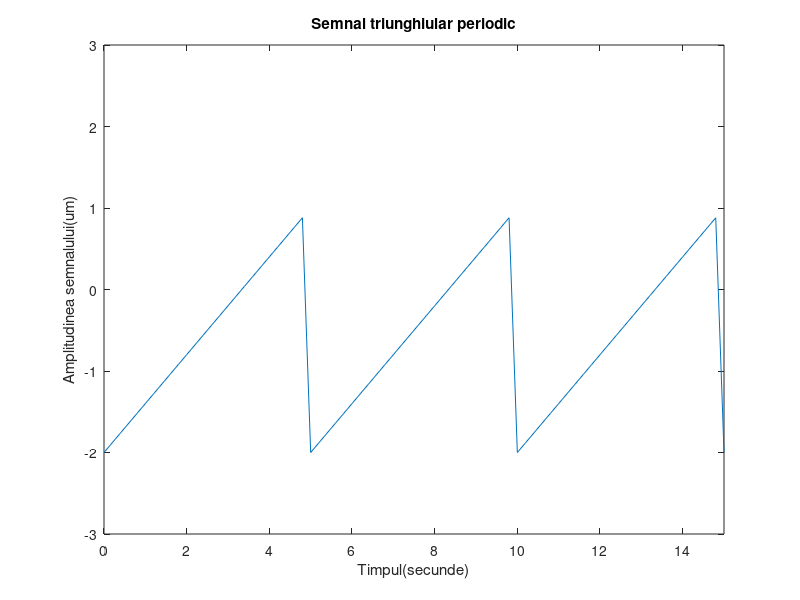

The MATLAB source for this figure:
t=0:.2:15;
%se urmareste reprezentarea a 3 perioade ale semnalului cu perioada de 5s 
%cu rezolutie temporara de 200ms
x=1.5*sawtooth(2*pi*0.2*t)-0.5;
%se noteaza x=sawtooth(2*pi*0.2*t)inclusa in intervalul -1:1
%se considera o transformare liniara de forma y=a*x+b pentru a ajunge la cele
%doua nivele de minim si maxim dorite(determinarea coeficietilor)
%cum perioada este 5 secunde, frecventa este de 0.2 Hz
%prin 2*pi*0.5*t se modifica perioada functiei sawtooth care e initial 2*pi
plot(t,x)
axis([0 15 -3 3])
%se limiteaza axele de coordonate pe orizontala pentru a se afisa cele 3
% perioade
xlabel('Timpul(secunde)')
ylabel('Amplitudinea semnalului(um)')
title('Semnal triunghiular periodic')
%se observa importanta rezolutiei temporare care ideal tinde la 0